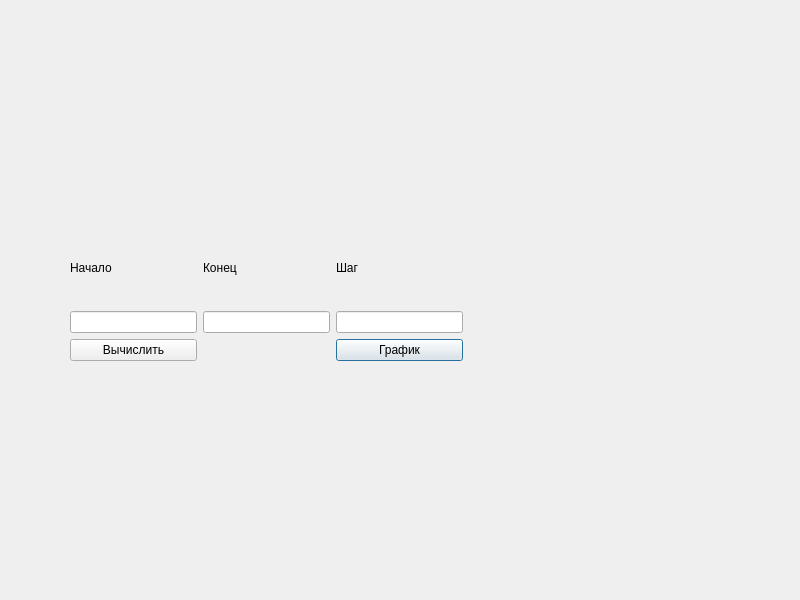
<?xml version="1.0" encoding="UTF-8"?>
<ui version="4.0">
 <class>MyDialog</class>
 <widget class="QDialog" name="MyDialog">
  <property name="geometry">
   <rect>
    <x>0</x>
    <y>0</y>
    <width>800</width>
    <height>600</height>
   </rect>
  </property>
  <property name="windowTitle">
   <string>MyDialog</string>
  </property>
  <widget class="QWidget" name="">
   <property name="geometry">
    <rect>
     <x>70</x>
     <y>230</y>
     <width>393</width>
     <height>131</height>
    </rect>
   </property>
   <layout class="QGridLayout" name="gridLayout_2">
    <item row="0" column="0">
     <layout class="QGridLayout" name="gridLayout">
      <item row="2" column="0">
       <widget class="QLineEdit" name="lineEdit"/>
      </item>
      <item row="0" column="0">
       <widget class="QLabel" name="label">
        <property name="text">
         <string>Начало</string>
        </property>
       </widget>
      </item>
      <item row="2" column="1">
       <widget class="QLineEdit" name="lineEdit_2"/>
      </item>
      <item row="0" column="1">
       <widget class="QLabel" name="label_2">
        <property name="text">
         <string>Конец</string>
        </property>
       </widget>
      </item>
      <item row="0" column="2">
       <widget class="QLabel" name="label_3">
        <property name="text">
         <string>Шаг</string>
        </property>
       </widget>
      </item>
      <item row="2" column="2">
       <widget class="QLineEdit" name="lineEdit_3"/>
      </item>
      <item row="3" column="2">
       <widget class="QPushButton" name="graph">
        <property name="text">
         <string>График</string>
        </property>
       </widget>
      </item>
      <item row="3" column="0">
       <widget class="QPushButton" name="pushButton">
        <property name="text">
         <string>Вычислить</string>
        </property>
       </widget>
      </item>
     </layout>
    </item>
   </layout>
  </widget>
 </widget>
 <resources/>
 <connections/>
</ui>
